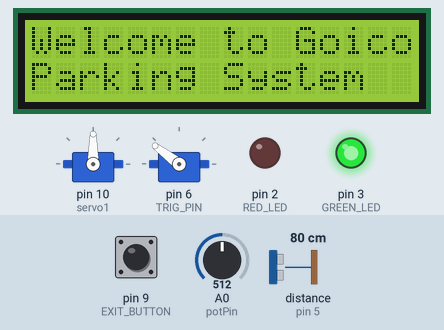
Simulated run of this sketch. Board: Arduino Uno, built with avr-gcc and run on an emulated ATmega328P. Shown: 2 × servo, 16×2 character LCD, output pins drawn as LEDs (lit = HIGH). Wiring (inferred from the names in the program): servo: signal pin 6. Inputs (shaded band) come from the test bench; at power-on: A0 (potPin) = 512, distance to the obstacle (sensor on pin 5) 80 cm, pin 9 (EXIT_BUTTON) HIGH. The echo pulse lasts 58.3 µs per cm; servo pulses on a pin are drawn as a servo (544–2400 µs = 0–180°); pins used as bus, display or sensor lines are not drawn; what the sketch prints to the serial monitor is not drawn.

Above: at 1.2 s.
1.3 s: A0 (potPin) set to 528
At 2.5 s:
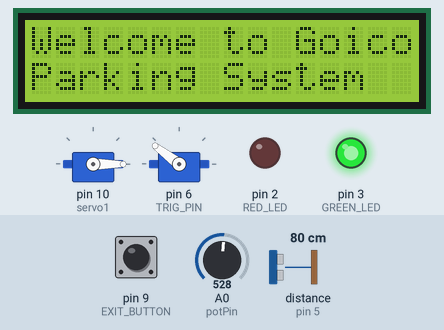
2.8 s: distance to the obstacle (sensor on pin 5) set to 66 cm
4.3 s: distance to the obstacle (sensor on pin 5) set to 55 cm
5.8 s: A0 (potPin) set to 107
8.8 s: A0 (potPin) set to 94
Timing chart, 0 to 11.3 s (numbered marks = the images above; inputs shaded):
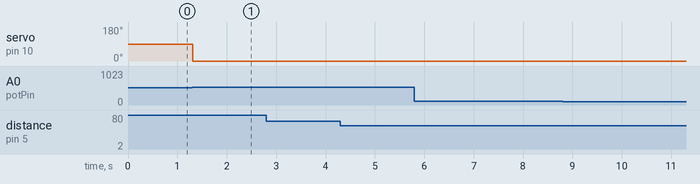

The sketch:

servo_ultrasonic_b_2l_potetiometer_parking.ino
```cpp
#include <Wire.h>
#include <LiquidCrystal_I2C.h>
#include <Servo.h  >

LiquidCrystal_I2C lcd(0x20, 16, 2);

// Define Pinsz

#define EXIT_BUTTON 9
#define GREEN_LED 3
#define RED_LED 2
#define TRIG_PIN 6
#define ECHO_PIN 5

Servo servo1;
int pos=0;
int potPin = A0;
int potValue =0;

int totalSpaces = 10; // Total parking spaces
int freeSpaces = 10;  // Initially, all spaces are free

bool objectInRange = false;      // Tracks if an object is in range
bool lastExitButtonState = HIGH; // Previous state of the exit button

void setup() {
  Serial.begin(9600);

  // Set up pins
  pinMode(TRIG_PIN, OUTPUT);
  pinMode(ECHO_PIN, INPUT);
  pinMode(EXIT_BUTTON, INPUT_PULLUP);
  pinMode(GREEN_LED, OUTPUT);
  pinMode(RED_LED, OUTPUT);
  // pinMode(servoPin, OUTPUT);
  servo1.attach(10);

  // Initial LED states
  digitalWrite(GREEN_LED, HIGH); // Green LED ON
  digitalWrite(RED_LED, LOW);    // Red LED OFF


  // Initialize LCD
  lcd.init();
  lcd.backlight();

  // Display welcome message
  lcd.setCursor(0, 0);
  lcd.print("Welcome to Goico");
  lcd.setCursor(0, 1);
  lcd.print("Parking System");

  Serial.write("Welcome to Goico");
  Serial.write("Parking System\n");
  //delay(2000);

  // Display the initial number of free spaces
  updateDisplay();
}

void loop() {

  potValue = analogRead(potPin); // Read potentiometer value (0-1023)
  // Serial.print("Potentiometer Value: ");
  // Serial.print(potValue);  // Print raw potentiometer value

  long duration, distance;
  // Trigger the ultrasonic sensor
  digitalWrite(TRIG_PIN, LOW);
  delayMicroseconds(2000);
  digitalWrite(TRIG_PIN, HIGH);
  delayMicroseconds(2000);
  digitalWrite(TRIG_PIN, LOW);

  // Read the echo pin duration
  duration = pulseIn(ECHO_PIN, HIGH);

  // Calculate distance in cm
  distance = duration * 0.034 / 2;

  // Entry Logic: Check for object entering and leaving the range
  if (distance > 0 && distance < 60) { // Object detected within range
    if(distance <30) {
      if (!objectInRange) { // If this is a new object detection
      objectInRange = true; // Mark object as in range
      if (freeSpaces > 0) {
        freeSpaces--;
        updateStatus(); // Update LEDs and display
        Serial.println("Car Entered");

        delay(2000);
      }
    }
    }
    Serial.print(distance);
    Serial.println(" cm");
    Serial.print("Potentiometer Value: ");
    Serial.println(potValue);
  } else {
    objectInRange = false; // Reset when object leaves range
  }

  // Exit Logic
  bool currentExitButtonState = digitalRead(EXIT_BUTTON);
  if (currentExitButtonState == LOW && lastExitButtonState == HIGH) {
    //delay(2000); // Debounce
    if (freeSpaces < totalSpaces) {
      freeSpaces++;
      updateStatus(); // Update LEDs and display
      Serial.println("Car Exited");
      Serial.println("");
    }
         for (pos = 90; pos >= 0; pos -= 1)              // goes from 180 degrees to 0 degrees                                                                                 // in steps of 1 degree
    {
      servo1.write (pos);                                                  // tell servo to go to position in variable 'pos'
      // / waits 10ms for the servo to reach the position
    }
  }
  //resistance variable
  potValue = analogRead(potPin);
  if (potValue > 512) {
    // openGate();

    for(pos = -90; pos <= 0; pos += 1)
  {
    servo1.write(pos);
    // delay(15);
  }
  }

  // Update the last state of the exit button
  lastExitButtonState = currentExitButtonState;
}

// Function to update LEDs based on free spaces
void updateLEDs() {
  if (freeSpaces == 0) {

    digitalWrite(GREEN_LED, LOW);  // No space available
    digitalWrite(RED_LED, HIGH);
     for (pos = 0; pos <= 90; pos += 1)              // goes from 180 degrees to 0 degrees                                                                                 // in steps of 1 degree
    {
      servo1.write (pos);                                                  // tell servo to go to position in variable 'pos'

    } // Red LED ON
  } else {
    digitalWrite(GREEN_LED, HIGH); // Space available
    digitalWrite(RED_LED, LOW);   // Red LED OFF
  }
}

// Function to update the LCD display
void updateDisplay() {
  Serial.print("Spaces Available: ");
  Serial.print(freeSpaces);
  Serial.print(" / ");
  Serial.println(totalSpaces);

}

// Function to update both LEDs and LCD
void updateStatus() {
  updateLEDs();    // Update LEDs based on free spaces
  updateDisplay(); // Update LCD with the current status
}
```

Measured:
- the behaviour switches between 512 and 513 on A0 (potPin) (found by bisection; images 0 and 1)
- after the input at 1.3 s, servo on pin 10 (servo1): 90° → 0° at once
- after the input at 2.8 s, every drawn part: stays the same
- after the input at 4.3 s, every drawn part: stays the same
- after the input at 5.8 s, every drawn part: stays the same
- after the input at 8.8 s, every drawn part: stays the same
